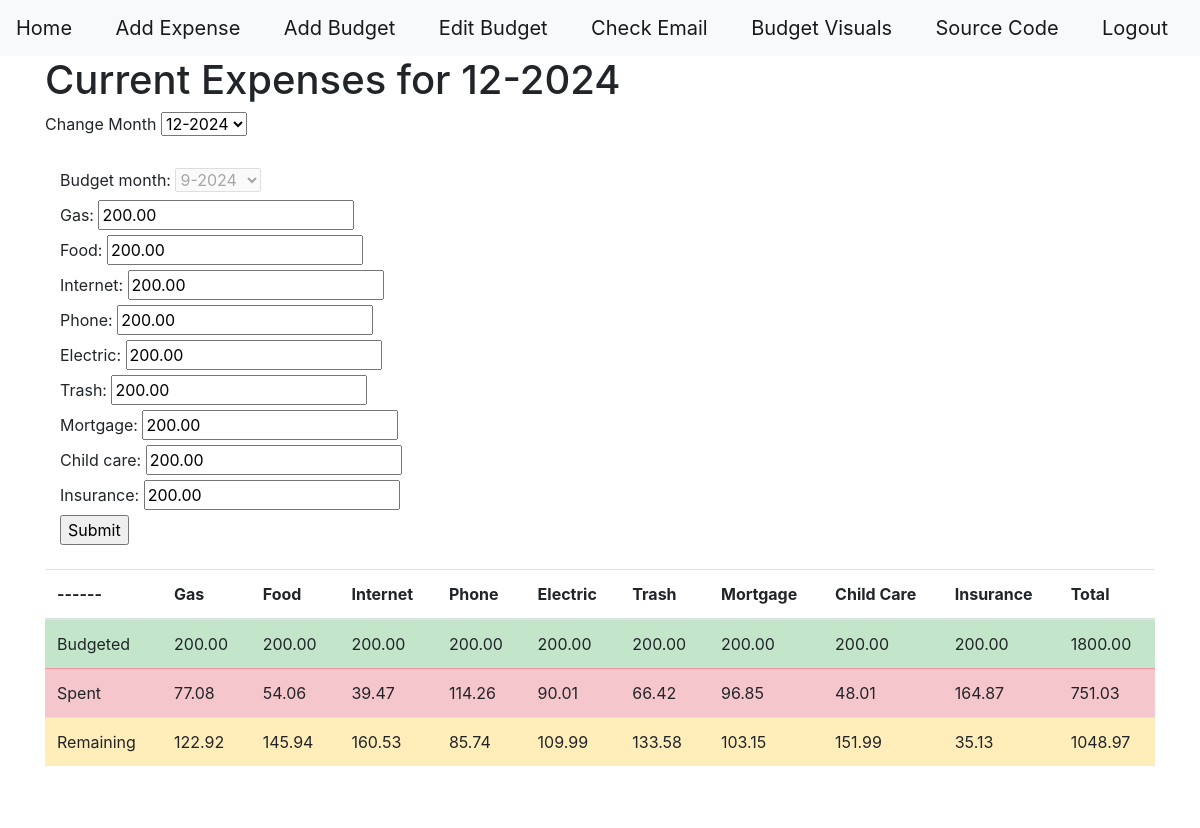
Page /budget/edit_budget/9/ (upper part) on the earlier database version.
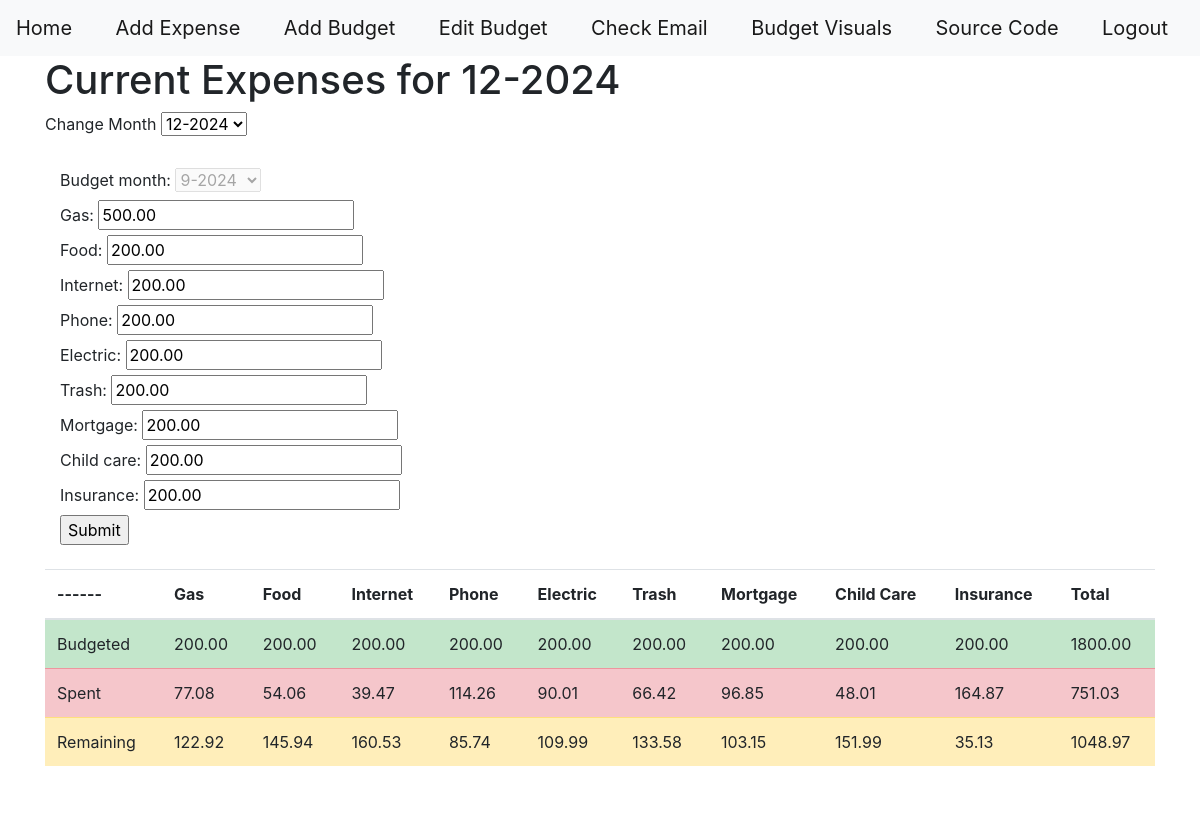
Same page on the later database version.
### budget/models.py (models this page shows)
class Budget(models.Model):
    budget_month = models.CharField(blank=False, max_length=7, unique=True, null=False)
    gas = models.DecimalField(blank=False, decimal_places=2, max_digits=6, null=False)
    food = models.DecimalField(blank=False, decimal_places=2, max_digits=6, null=False)
    internet = models.DecimalField(blank=False, decimal_places=2, max_digits=6, null=False)
    phone = models.DecimalField(blank=False, decimal_places=2, max_digits=6, null=False)
    electric = models.DecimalField(blank=False, decimal_places=2, max_digits=6, null=False)
    trash = models.DecimalField(blank=False, decimal_places=2, max_digits=6, null=False)
    mortgage = models.DecimalField(blank=False, decimal_places=2, max_digits=6, null=False)
    child_care = models.DecimalField(blank=False, decimal_places=2, max_digits=6, null=False)
    insurance = models.DecimalField(blank=False, decimal_places=2, max_digits=6, null=False)
    def __get_columns(self):
        return [key for key in self.__dict__.keys() if key not in ('_state', 'id', 'budget_month')]
    def table_columns(self):
        return self.__get_columns() + ['Total']
    def totals(self):
        columns = {key: self.__dict__[key] for key in self.__get_columns()}
        columns['Total'] = sum(columns.values())
        return columns
    def spent(self):
        totals = self.totals()
        expenses = Expense.objects.filter(budget_id=self.id)
        spent = {key: 0 for key in totals.keys()}
        for expense in expenses:
            if expense.line_item in spent.keys():
                spent[expense.line_item] += expense.amount
                spent['Total'] += expense.amount
        return spent
    def remaining(self):
        totals = self.totals()
        spent = self.spent()
        return {key: totals[key] - spent[key] for key in totals.keys()}

### budget/views.py (the view, shortened to what this page needs)
# urls.py: path("edit_budget/<int:id>/", views.edit_budget, name="edit_budget"),
def edit_budget(request, id):
    context = create_context(request)
    budget = Budget.objects.get(id=id)
    context['budget_form'] = BudgetForm(instance=budget)
    context['budget_form'].fields['budget_month'].disabled = True
    if request.method == 'GET':
        return render(request, 'edit_budget.html', context=context)

### budget/forms.py
class BudgetForm(forms.ModelForm):
    class Meta:
        months = [f"{i}-{datetime.now().year-1}" for i in range(6, 13)]
        months += [f"{i}-{datetime.now().year}" for i in range(1, 13)]
        months += [f"{i}-{datetime.now().year+1}" for i in range(1, 7)]
        months = tuple([(month, month) for month in months])
        model = Budget
        fields = "__all__"
        widgets = {'budget_month': forms.Select(choices=months)}

### budget/models.py (called while the page is built)
    def table_columns(self):
        return [key for key in self.__dict__.keys() if key not in ('_state')]

### budget/templatetags/display.py (called while the page is built)
@register.filter
def display(string: str) -> str:
    return string.replace("_", " ").title()

### budget/templates/edit_budget.html (shortened to what this page needs)
{% extends "index.html" %}
{% block extension %}
<div class="container">
<form class="budget_form" action="{% url 'edit_budget' id=budget_form.instance.id %}" method="POST">
    {{ budget_form }}
    <input type="submit">
</form>
</div>
{% endblock %}

### budget/templates/index.html (shortened to what this page needs)
{% load static %}
<!DOCTYPE html>
<html>
<head>
    <link rel="stylesheet" href="https://cdn.jsdelivr.net/npm/bootstrap@4.4.1/dist/css/bootstrap.min.css">
    <link rel="stylesheet" type="text/css" href='{% static "styles.css" %}'>
</head>
<body>
    <nav class="navbar navbar-light bg-light">
        <a class="navbar-brand" href="{% url 'index' %}">Home</a>
        <a class="navbar-brand" href="{% url 'add_expense' %}">Add Expense</a>
        <a class="navbar-brand" href="{% url 'add_budget' %}">Add Budget</a>
        <a class="navbar-brand" href="{% url 'edit_budget' id=budget_id %}">Edit Budget</a>
        <a class="navbar-brand" href="{% url 'check_email' %}">Check Email</a>
        <a class="navbar-brand" href="{% url 'budget_visuals' %}">Budget Visuals</a>
        <a class="navbar-brand" href="https://github.com/packardjc2024/sqlite_budget">Source Code</a>
        <a class="navbar-brand" href="{% url 'logout_page' %}">Logout</a>
    </nav>
    <div class="container">
        <h1>Current Expenses for {{ current_budget }}</h1>
    </div>
    <div class="container">
        <label for="change_month">Change Month</label>
        <select name="change_month" id='change_month'>
        {% for month in months %}
        {% if month.1 == current_budget %}
            <option value="{{ month.0 }}" selected>{{ month.1 }}</option>
        {% else %}
            <option value="{{ month.0 }}">{{ month.1 }}</option>
        {% endif %}
        {% endfor %}
        </select>
        <br>
    </div>
    <div class="container">
        <br>
        {% block extension %}
        {% endblock %}
        <br>
    </div>
    <div class="container table-responsive">
        <table class="table border-0">
            <thead>
                <tr>
                    <th>------</th>
                {% for column in budget_columns %}
                {% load display %}
                    <th class="budget-header" scope="column">{{ column|display }}</th>
                {% endfor %}
                </tr>
            </thead>
            <tbody>
                <tr class="table-success">
                    <td>Budgeted</td>
                {% for value in budget_totals.values %}
                    <td>{{ value }}</td>
                {% endfor %}
                </tr>
                <tr class="table-danger">
                    <td>Spent</td>
                    {% for value in spent.values %}
                        <td>{{ value }}</td>
                    {% endfor %}
                </tr>
                <tr class="table-warning">
                    <td>Remaining</td>
                    {% for value in remaining.values %}
                        <td class="remaining-budget">{{ value }}</td>
                    {% endfor %}
                </tr>
            </tbody>
        </table>
    </div>
        <br>
        <br>
                {% for column in expense_columns %}
                {% load display %}
                {% endfor %}
</body>
</html>

Differences in the rows shown:
changed Budget (number 2 of 2 on the later page): gas "200.00" → "500.00"
